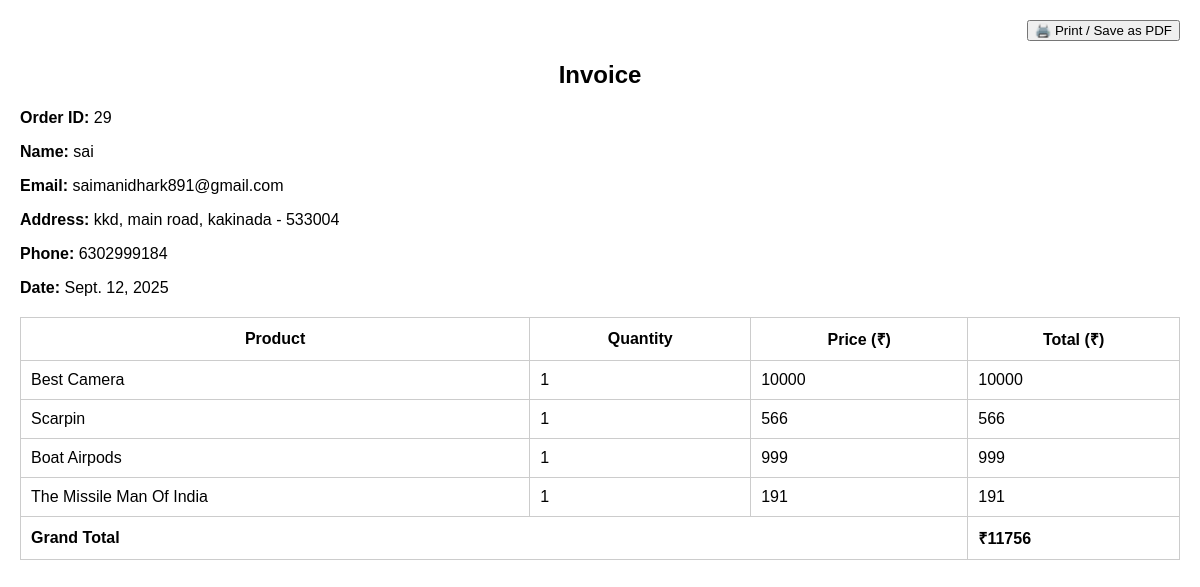
/invoice/29/, run on the app's committed database.
### ecommerceapp/models.py (models this page shows, shortened)
class Orders(models.Model):
    order_id = models.AutoField(primary_key=True)
    items_json =  models.CharField(max_length=5000)
    amount = models.IntegerField()
    name = models.CharField(max_length=90)
    email = models.CharField(max_length=90)
    address1 = models.CharField(max_length=200)
    address2 = models.CharField(max_length=200)
    city = models.CharField(max_length=100)
    state = models.CharField(max_length=100)
    zip_code = models.CharField(max_length=100)
    oid = models.CharField(max_length=100, blank=True, null=True)
    amountpaid = models.IntegerField(blank=True, null=True)
    paymentstatus = models.CharField(max_length=20, blank=True, null=True)
    phone = models.CharField(max_length=100,default="")

class OrderUpdate(models.Model):
    update_id = models.AutoField(primary_key=True)
    order_id = models.IntegerField(default="")
    update_desc = models.CharField(max_length=5000)
    delivered=models.BooleanField(default=False)
    timestamp = models.DateField(auto_now_add=True)

### ecommerceapp/views.py (the view)
# urls.py: path("invoice/<str:oid>/", views.invoice, name="invoice"),
def invoice(request, oid):
    order = get_object_or_404(Orders, order_id=oid)
    order.latest_update = OrderUpdate.objects.filter(order_id=oid).order_by('-timestamp').first()
    try:
        parsed = json.loads(order.items_json)
        order.products = []
        for key, val in parsed.items():
            qty = int(val[0])
            name = val[1]
            price = int(val[2])
            total = qty * price
            order.products.append({
                "name": name,
                "qty": qty,
                "price": price,
                "total": total,
            })
    except:
        order.products = []
    return render(request, "invoice.html", {"order": order})

### templates/invoice.html (shortened to what this page needs)
<!DOCTYPE html>
<html>
<head>
</head>
<body>
<div class="print-btn">
    <button onclick="window.print()">🖨️ Print / Save as PDF</button>
</div>
<h2>Invoice</h2>
<p><strong>Order ID:</strong> {{ order.order_id }}</p>
<p><strong>Name:</strong> {{ order.name }}</p>
<p><strong>Email:</strong> {{ order.email }}</p>
<p><strong>Address:</strong> {{ order.address1 }}, {{ order.address2 }}, {{ order.city }} - {{ order.zip_code }}</p>
<p><strong>Phone:</strong> {{ order.phone }}</p>
<p><strong>Date:</strong> {{ order.latest_update.timestamp }}</p>
<table>
    <thead>
        <tr>
            <th>Product</th>
            <th>Quantity</th>
            <th>Price (₹)</th>
            <th>Total (₹)</th>
        </tr>
    </thead>
    <tbody>
        {% for p in order.products %}
        <tr>
            <td>{{ p.name }}</td>
            <td>{{ p.qty }}</td>
            <td>{{ p.price }}</td>
            <td>{{ p.total }}</td>
        </tr>
        {% endfor %}
        <tr>
            <td colspan="3" class="total">Grand Total</td>
            <td class="total">₹{{ order.amount }}</td>
        </tr>
    </tbody>
</table>
</body>
</html>

### templates/invoice.html (style rules this page uses)
body { font-family: Arial; margin: 20px; }
table { width: 100%; border-collapse: collapse; margin-top: 20px; }
th, td { padding: 10px; border: 1px solid #ccc; }
h2 { text-align: center; }
.total { font-weight: bold; }
.print-btn { margin-bottom: 20px; display: flex; justify-content: right; }

### data on the page
Orders: order_id "29", name "sai", email "saimanidhark891@gmail.com", address1 "kkd", address2 "main road", city "kakinada", zip_code "533004", phone "6302999184", latest_update.timestamp "Sept. 12, 2025", amount "11756"

### other printed values
{{ p.name }} "Best Camera" "Scarpin" "Boat Airpods" "The Missile Man Of India"
{{ p.qty }} "1" "1" "1" "1"
{{ p.price }} "10000" "566" "999" "191"
{{ p.total }} "10000" "566" "999" "191"
